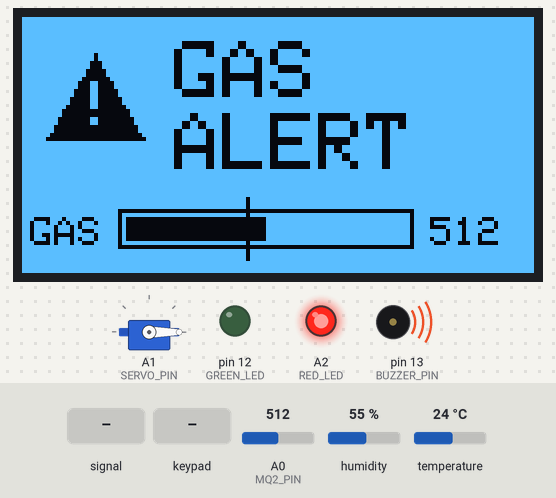
The sketch below on a simulated Arduino Uno, built with avr-gcc and run on an emulated ATmega328P. On the bench: servo, 128×64 one-colour display, output pins drawn as LEDs (lit = HIGH), buzzer (waves = sounding). The test bench sets the inputs (shaded band); at power-on: A0 (MQ2_PIN) = 512, humidity 55 %, temperature 24 °C.

Above: at 1.7 s.
2.9 s: A0 (MQ2_PIN) fed a 1000 Hz sine of ±255 counts around its level
At 3.23 s:
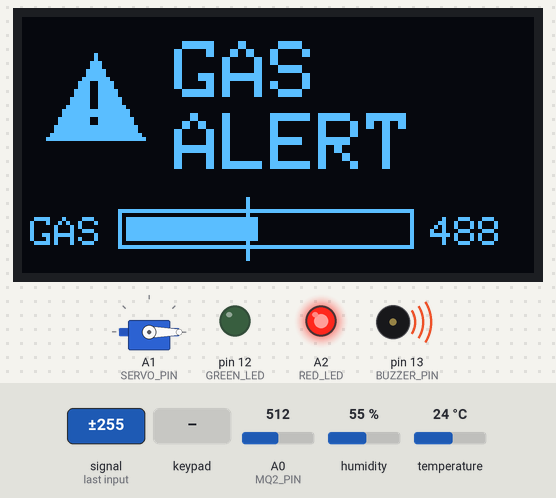
At 4.13 s:
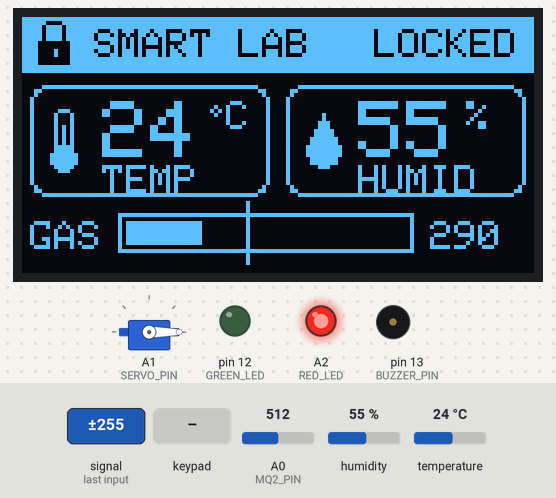
5.7 s: keypad keys 1 2 3 4 pressed 0.4 s apart
At 6.23 s:
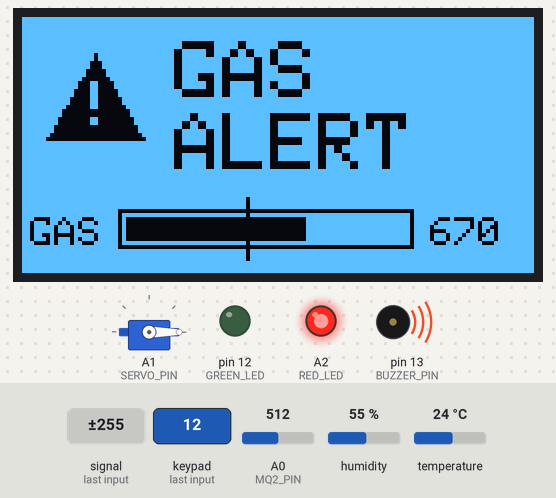
Timing chart, 0 to 7.5 s (numbered marks = the images above; inputs shaded):
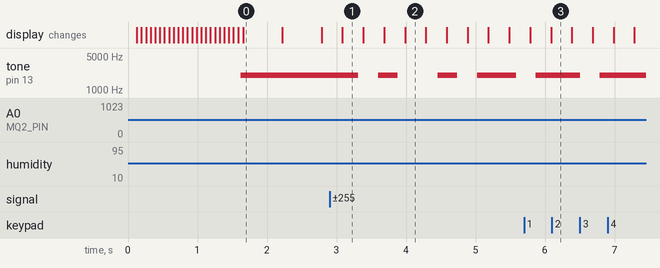

The sketch:

SmartLabDoorLock.ino
```cpp
#include <Wire.h>
#include <Adafruit_GFX.h>
#include <Adafruit_SSD1306.h>
#include <Keypad.h>
#include <Servo.h>
#include <DHT.h>

#define OLED_ADDRESS 0x3C
#define GREEN_LED 12
#define BUZZER_PIN 13
#define MQ2_PIN A0
#define SERVO_PIN A1
#define RED_LED A2
#define DHT_PIN A3
#define DOOR_LOCK 0
#define DOOR_OPEN 90
#define MQ2_THRESHOLD 450
#define AUTO_LOCK_TIME 5000
#define DHT_INTERVAL 2000
#define OLED_INTERVAL 250
#define ENTRY_TIMEOUT 8000
#define DENIED_TIME 1500
#define WHT SSD1306_WHITE
#define BLK SSD1306_BLACK

Adafruit_SSD1306 display(128, 64, &Wire, -1);
DHT dht(DHT_PIN, DHT22);
Servo doorServo;
const byte ROWS = 4, COLS = 4;
char keys[ROWS][COLS] = {
  {'1','2','3','A'}, {'4','5','6','B'},
  {'7','8','9','C'}, {'*','0','#','D'}
};
byte rowPins[ROWS] = {4, 5, 6, 7};
byte colPins[COLS] = {8, 9, 10, 11};
Keypad keypad = Keypad(makeKeymap(keys), rowPins, colPins, ROWS, COLS);
const char password[] = "1234";
char inputPassword[5];
byte inputLength = 0, wrongAttempts = 0;
bool doorOpen = false, securityAlarm = false, gasAlarm = false;
int gasValue = 0;
float temperature = 0, humidity = 0;
unsigned long doorTimer = 0, lastDHT = 0, lastOLED = 0;
unsigned long lastKey = 0, deniedUntil = 0;

void setup() {
  pinMode(BUZZER_PIN, OUTPUT);
  pinMode(RED_LED, OUTPUT);
  pinMode(GREEN_LED, OUTPUT);
  digitalWrite(RED_LED, HIGH);
  dht.begin();
  doorServo.attach(SERVO_PIN);
  doorServo.write(DOOR_LOCK);
  if (!display.begin(SSD1306_SWITCHCAPVCC, OLED_ADDRESS)) {
    while (1) {
      digitalWrite(RED_LED, !digitalRead(RED_LED));
      delay(300);
    }
  }
  showSplash();
}
void loop() {
  readSensors();
  readKeypad();
  if (doorOpen && millis() - doorTimer >= AUTO_LOCK_TIME) lockDoor();
  if (inputLength > 0 && millis() - lastKey >= ENTRY_TIMEOUT) clearPassword();
  updateAlarm();
  if (millis() - lastOLED >= OLED_INTERVAL) {
    updateOLED();
    lastOLED = millis();
  }
}
void readSensors() {
  gasValue = analogRead(MQ2_PIN);
  gasAlarm = gasValue >= MQ2_THRESHOLD;
  if (millis() - lastDHT >= DHT_INTERVAL) {
    float t = dht.readTemperature();
    float h = dht.readHumidity();
    if (!isnan(t)) temperature = t;
    if (!isnan(h)) humidity = h;
    lastDHT = millis();
  }
}
void readKeypad() {
  char key = keypad.getKey();
  if (!key) return;
  if (securityAlarm) {
    if (key == 'D') {
      securityAlarm = false;
      wrongAttempts = 0;
    }
    return;
  }
  if (gasAlarm) return;
  if (doorOpen) {
    if (key == 'B') lockDoor();
    return;
  }
  lastKey = millis();
  lastOLED = 0;
  if (key == '*') {
    clearPassword();
  } else if (key >= '0' && key <= '9' && inputLength < 4) {
    inputPassword[inputLength++] = key;
    inputPassword[inputLength] = '\0';
  } else if (key == '#' && inputLength > 0) {
    if (strcmp(inputPassword, password) == 0) openDoor();
    else wrongPassword();
  }
}
void clearPassword() {
  inputLength = 0;
  inputPassword[0] = '\0';
}
void openDoor() {
  wrongAttempts = 0;
  doorServo.write(DOOR_OPEN);
  doorOpen = true;
  doorTimer = millis();
  clearPassword();
}
void lockDoor() {
  doorServo.write(DOOR_LOCK);
  doorOpen = false;
}
void wrongPassword() {
  wrongAttempts++;
  clearPassword();
  deniedUntil = millis() + DENIED_TIME;
  updateOLED();
  for (byte i = 0; i < 3; i++) {
    tone(BUZZER_PIN, 2000);
    delay(100);
    noTone(BUZZER_PIN);
    delay(80);
  }
  if (wrongAttempts >= 3) securityAlarm = true;
}
void updateAlarm() {
  bool alarm = securityAlarm || gasAlarm;
  digitalWrite(RED_LED, alarm || !doorOpen);
  digitalWrite(GREEN_LED, doorOpen && !alarm);
  if (alarm) tone(BUZZER_PIN, 2000);
  else noTone(BUZZER_PIN);
}
void drawLock(int x, int y, byte s, uint16_t c) {
  uint16_t k = (c == WHT) ? BLK : WHT;
  for (byte t = 0; t < s; t++) {
    display.drawRoundRect(x+s+t, y+t, 6*s-2*t, 8*s-2*t, 2*s-t, c);
  }
  display.fillRect(x, y+5*s, 8*s, 6*s, c);
  display.fillRect(x+4*s-s/2, y+7*s, s, 2*s, k);
}
void drawCheck(int cx, int cy, int r, uint16_t c) {
  display.drawCircle(cx, cy, r, c);
  display.drawCircle(cx, cy, r-1, c);
  int a=r/2, b=r/3, m=r/6;
  for (int d=0; d<2; d++) {
    display.drawLine(cx-a, cy+d, cx-m, cy+b+d, c);
    display.drawLine(cx-m, cy+b+d, cx+a, cy-b+d, c);
  }
}
void drawCross(int cx, int cy, int r, uint16_t c) {
  display.drawCircle(cx, cy, r, c);
  display.drawCircle(cx, cy, r-1, c);
  int a=r/2;
  for (int d=-1; d<=0; d++) {
    display.drawLine(cx-a+d, cy-a, cx+a+d, cy+a, c);
    display.drawLine(cx+a+d, cy-a, cx-a+d, cy+a, c);
  }
}
void drawWarning(int x, int y, uint16_t c) {
  uint16_t k=(c==WHT)?BLK:WHT;
  display.fillTriangle(x+12,y,x,y+21,x+24,y+21,c);
  display.fillRect(x+11,y+7,2,7,k);
  display.fillRect(x+11,y+16,2,2,k);
}
void drawThermo(int x, int y) {
  display.drawRoundRect(x+1,y,5,11,2,WHT);
  display.fillCircle(x+3,y+12,3,WHT);
  display.fillRect(x+3,y+4,1,8,WHT);
}
void drawDrop(int x, int y) {
  display.fillTriangle(x+4,y,x,y+8,x+8,y+8,WHT);
  display.fillCircle(x+4,y+9,4,WHT);
}
void header(const __FlashStringHelper *title, const __FlashStringHelper *right) {
  display.fillRect(0,0,128,14,WHT);
  drawLock(4,1,1,BLK);
  display.setTextColor(BLK);
  display.setTextSize(1);
  display.setCursor(18,3);
  display.print(title);
  if (right) {
    display.setCursor(88,3);
    display.print(right);
  }
  display.setTextColor(WHT);
}
void drawReading(int cx, int cy, int value, bool isTemp) {
  display.drawRoundRect(cx,cy,60,28,4,WHT);
  if (isTemp) drawThermo(cx+5,cy+6);
  else drawDrop(cx+5,cy+7);
  display.setTextSize(2);
  display.setCursor(cx+18,cy+4);
  display.print(value);
  int ux=display.getCursorX()+3;
  display.setTextSize(1);
  if (isTemp) {
    display.drawCircle(ux+1,cy+6,1,WHT);
    display.setCursor(ux+4,cy+4);
    display.print(F("C"));
  } else {
    display.setCursor(ux,cy+4);
    display.print(F("%"));
  }
  display.setCursor(cx+18,cy+20);
  display.print(isTemp?F("TEMP"):F("HUMID"));
}
void drawGasBar(int y, uint16_t c) {
  display.setTextColor(c);
  display.setTextSize(1);
  display.setCursor(2,y+2);
  display.print(F("GAS"));
  display.drawRect(24,y,74,10,c);
  int w=map(constrain(gasValue,0,1023),0,1023,0,70);
  display.fillRect(26,y+2,w,6,c);
  int t=26+(long)MQ2_THRESHOLD*70/1023;
  display.drawFastVLine(t,y-3,16,c);
  display.setCursor(102,y+2);
  display.print(gasValue);
}
void showSplash() {
  display.clearDisplay();
  display.setTextColor(WHT);
  drawLock(56,4,2,WHT);
  display.setTextSize(2);
  display.setCursor(10,30);
  display.print(F("SMART LAB"));
  display.setTextSize(1);
  display.setCursor(16,48);
  display.print(F("DOOR LOCK SYSTEM"));
  display.drawRect(16,59,96,4,WHT);
  for (byte i=0; i<=92; i+=4) {
    display.fillRect(18,60,i,2,WHT);
    display.display();
    delay(40);
  }
}
void screenDashboard() {
  header(F("SMART LAB"),F("LOCKED"));
  drawReading(2,17,(int)round(temperature),true);
  drawReading(66,17,(int)round(humidity),false);
  drawGasBar(49,WHT);
}
void screenEntry() {
  header(F("ENTER PASSWORD"),nullptr);
  for (byte i=0; i<4; i++) {
    int bx=15+i*26;
    display.drawRoundRect(bx,20,20,24,4,WHT);
    if (i<inputLength) display.fillCircle(bx+10,32,4,WHT);
    else display.drawFastHLine(bx+6,38,8,WHT);
  }
  display.setTextSize(1);
  display.setCursor(10,52);
  display.print(F("# = OK   * = CLEAR"));
}
void screenGranted() {
  drawCheck(21,24,15,WHT);
  display.setTextSize(2);
  display.setCursor(42,8);
  display.print(F("ACCESS"));
  display.setCursor(42,26);
  display.print(F("GRANTED"));
  long left=AUTO_LOCK_TIME-(long)(millis()-doorTimer);
  if (left<0) left=0;
  display.setTextSize(1);
  display.setCursor(6,46);
  display.print(F("LOCK IN "));
  display.print((left+999)/1000);
  display.print('s');
  display.setCursor(78,46);
  display.print(F("[B] NOW"));
  display.drawRoundRect(6,55,116,8,3,WHT);
  display.fillRect(8,57,112L*left/AUTO_LOCK_TIME,4,WHT);
}
void screenDenied() {
  drawCross(21,24,15,WHT);
  display.setTextSize(2);
  display.setCursor(42,8);
  display.print(F("ACCESS"));
  display.setCursor(42,26);
  display.print(F("DENIED"));
  display.setTextSize(1);
  display.setCursor(6,46);
  display.print(F("ATTEMPTS"));
  for (byte i=0; i<3; i++) {
    if (i<wrongAttempts) display.fillCircle(80+i*16,49,4,WHT);
    else display.drawCircle(80+i*16,49,4,WHT);
  }
}
void screenSecurity(bool inv) {
  uint16_t fg=inv?BLK:WHT;
  if (inv) display.fillRect(0,0,128,64,WHT);
  drawWarning(6,8,fg);
  display.setTextColor(fg);
  display.setTextSize(2);
  display.setCursor(38,6);
  display.print(F("ALARM!"));
  display.setTextSize(1);
  display.setCursor(38,26);
  display.print(F("3 WRONG CODES"));
  display.drawRoundRect(4,44,120,16,4,fg);
  display.setCursor(10,48);
  display.print(F("PRESS [D] TO RESET"));
}
void screenGas(bool inv) {
  uint16_t fg=inv?BLK:WHT;
  if (inv) display.fillRect(0,0,128,64,WHT);
  drawWarning(6,9,fg);
  display.setTextColor(fg);
  display.setTextSize(2);
  display.setCursor(38,6);
  display.print(F("GAS"));
  display.setCursor(38,24);
  display.print(F("ALERT"));
  drawGasBar(48,fg);
}
void updateOLED() {
  bool blink=(millis()/500)%2;
  bool denied=(long)(deniedUntil-millis())>0;
  display.clearDisplay();
  display.setTextColor(WHT);
  display.setTextSize(1);
  if (denied) screenDenied();
  else if (securityAlarm) screenSecurity(blink);
  else if (gasAlarm) screenGas(blink);
  else if (doorOpen) screenGranted();
  else if (inputLength>0) screenEntry();
  else screenDashboard();
  display.display();
}
```

Measured:
- after the input at 2.9 s, tone on pin 13 (BUZZER_PIN): goes silent 0.29 s, 2000 Hz 0.28 s, silent 0.57 s, 2000 Hz 0.28 s, silent 0.29 s, 2000 Hz 0.56 s, then silent, starting after 0.42 s; the display: changes after 0.19 s (image 1)
- what the display in image 0 shows lasts 0.5 s, from 1.7 s to 2.2 s
